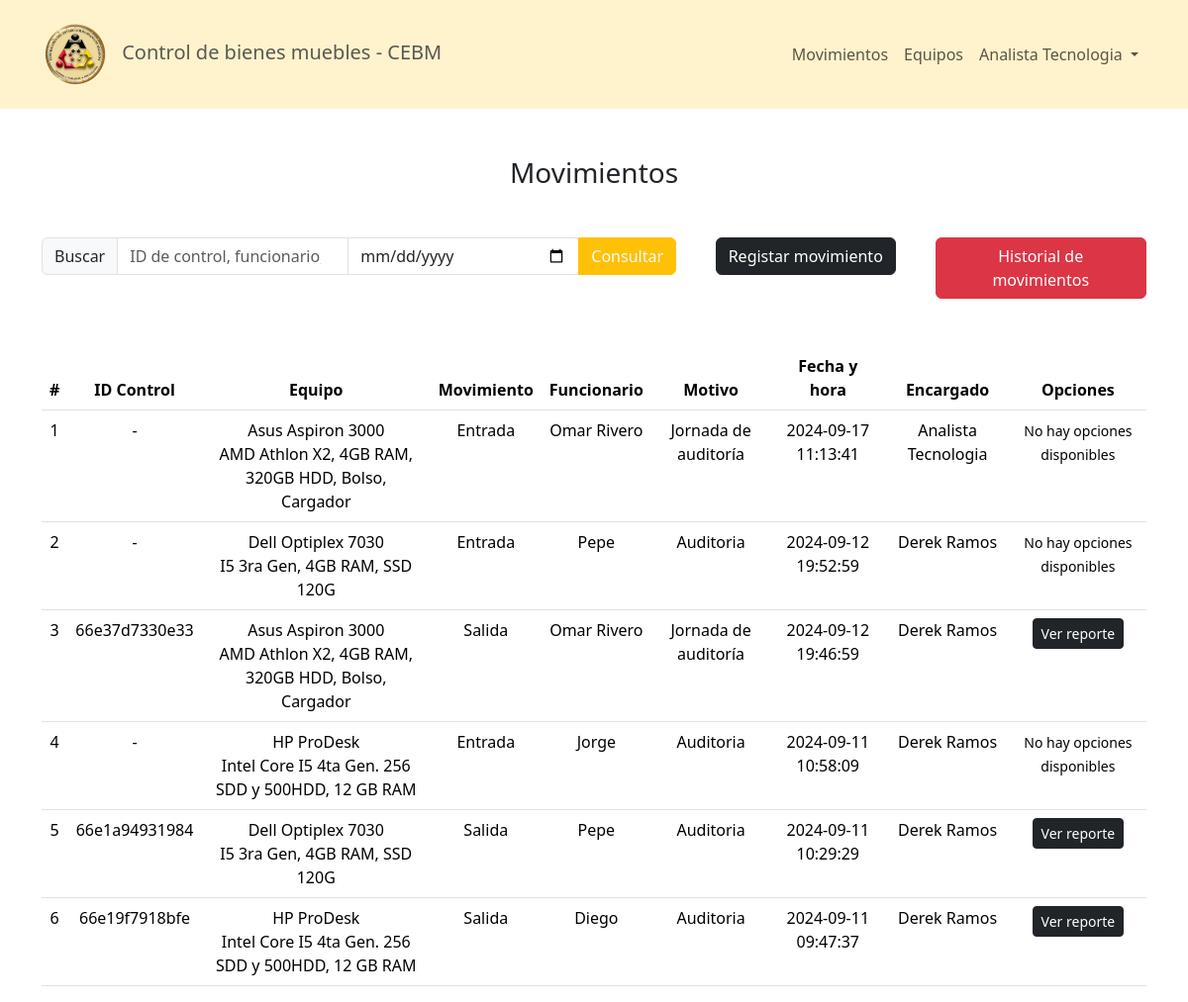
The app's page /pages/movimientos.php (signed in) with its own data.
### tables this page shows
CREATE TABLE `movimientos` (
  `id` int(11) NOT NULL,
  `equipo` int(11) NOT NULL,
  `usuario` int(11) NOT NULL,
  `type` tinyint(4) NOT NULL,
  `funcionario` varchar(80) NOT NULL,
  `motivo` varchar(80) NOT NULL,
  `date` datetime NOT NULL DEFAULT current_timestamp(),
  `observaciones` varchar(255) NOT NULL,
  `n_control` varchar(50) DEFAULT NULL,
  `defeated` tinyint(4) NOT NULL
);

CREATE TABLE `equipos` (
  `id` int(11) NOT NULL,
  `equipo` varchar(80) NOT NULL,
  `descripcion` varchar(255) NOT NULL,
  `n_bien` varchar(8) NOT NULL,
  `disponible` tinyint(4) NOT NULL,
  `estatus` int(11) NOT NULL,
  `activo` tinyint(4) NOT NULL
);

CREATE TABLE `usuarios` (
  `id` int(11) NOT NULL,
  `nombre` varchar(40) NOT NULL,
  `apellido` varchar(40) NOT NULL,
  `ci` varchar(8) NOT NULL,
  `departamento` int(11) NOT NULL,
  `rol` tinyint(4) NOT NULL,
  `estatus` tinyint(4) NOT NULL,
  `username` varchar(30) NOT NULL,
  `password` varchar(256) NOT NULL
);

### pages/movimientos.php (the view, shortened to what this page needs)
<?php
require('../config/conex.php');
?>
<?php include('../config/Header.php'); ?>
<?php include('../config/NavBar.php'); ?>
<section class="mt-5">
    <h3 class="text-center">Movimientos</h3>
    <div class="container mt-5">
        <div class="d-flex row justify-content-between text-center">
            <div class="col-sm-7">
                <form action="" method="POST" autocomplete="off">
                    <div class="input-group">
                        <?php
                            if($_SERVER['REQUEST_METHOD'] == 'POST') {
                        ?>
                            <a class="input-group-text text-decoration-none bg-secondary text-light" href="movimientos.php" id="basic-addon2">< Volver</a>
                        <?php } else { ?>
                        <span class="input-group-text" id="basic-addon2">Buscar</span>
                        <?php } ?>
                        <input type="search" name="search" class="form-control" placeholder="ID de control, funcionario, motivo">
                        <input type="date" name="date" class="form-control" placeholder="Fecha">
                        <button class="btn btn-warning text-light" type="submit" id="button-addon2">Consultar</button>
                    </div>
                </form>
            </div>
            <?php
                if($_SESSION['rol'] != 3){
            ?>
            <div class="col-sm">
                <button class="btn btn-dark" data-bs-toggle="modal" data-bs-target="#movimiento">Registar movimiento</button>
            </div>
            <div class="col-sm">
                <button class="btn btn-danger" type="button" data-bs-toggle="modal" data-bs-target="#reporte_movements_modal">
                    Historial de movimientos
                </button>
            </div>
            <?php
                }
            ?>
        </div>
    </div>
    <div class="container d-flex justify-content-center mt-5">
        <table class="table table-hover text-center">
            <thead>
                <tr>
                    <th scope="col">#</th>
                    <th scope="col">ID Control</th>
                    <th scope="col">Equipo</th>
                    <th scope="col">Movimiento</th>
                    <th scope="col">Funcionario</th>
                    <th scope="col">Motivo</th>
                    <th scope="col">Fecha y hora</th>
                    <th scope="col">Encargado</th>
                    <th scope="col">Opciones</th>
                </tr>
            </thead>
            <tbody>
            <?php
                $contador = 1;
                if($_SERVER['REQUEST_METHOD'] == 'POST') {
                    $search = $_POST['search'];
                    $date = $_POST['date'];
                    $sql = "SELECT * FROM movimientos WHERE 1=1";
                    if (!empty($search)) {
                        $sql .= " AND (n_control LIKE '%$search%' OR motivo LIKE '%$search%' OR cargo LIKE '%$search%' OR funcionario LIKE '%$search%')";
                    }
                    if (!empty($date)) {
                        $sql .= " AND date LIKE '%$date%'";
                    }
                } else {
                    $sql = "SELECT * FROM movimientos ORDER BY id DESC";
                }
                $res = $conn->query($sql);
                if($res != null) {
                    if($res->num_rows > 0){
                        while ($row = mysqli_fetch_array($res)) {
            ?>
                <tr>
                    <td><?php echo ($contador); ?></td>
                    <td><?php if($row[8] != "") echo ($row[8]); else echo ("-") ?></td>
                    <td>
                        <?php
                            $equipo = $row[1];
                            $res2 = mysqli_query($conn, "SELECT * FROM equipos WHERE id = '$equipo'");
                            $row2 = mysqli_fetch_array($res2);
                            echo ($row2[1] . "<br>" . $row2[2]);
                        ?>
                    </td>
                    <td>
                        <?php
                           if ($row[3] == 0) {
                               echo ("Salida");
                           } else {
                               echo ("Entrada");
                           }
                        ?>
                    </td>
                    <td><?php echo ($row[4]); ?></td>
                    <td><?php echo ($row[5]); ?></td>
                    <td><?php echo ($row[6]); ?></td>
                    <td>
                        <?php
                            $user = $row[2];
                            $res3 = mysqli_query($conn, "SELECT * FROM usuarios WHERE id = '$user'");
                            $row3 = mysqli_fetch_array($res3);
                            echo ($row3[1] . " " . $row3[2]);
                        ?>
                    </td>
                    <td>
                        <?php
                           if ($row[3] == 0) {
                        ?>
                        <a class="btn btn-sm btn-dark" href="../services/reports/report_movement.php?id=<?php echo $row[0]; ?>" target="_blank">Ver reporte</a>
                        <?php } else {?>
                            <small>No hay opciones disponibles</small>
                        <?php } ?>
                    </td>
                </tr>
            <?php
                $contador++;
                }}} ?>
            </tbody>
        </table>
    </div>
</section>
<?php
    include('../config/FooterHtml.php');
?>

### config/Header.php (shortened to what this page needs)
<!doctype html>
    <html lang="es">
    <head>
        <link rel="stylesheet" href="../src/global.css">
        <link rel="stylesheet" href="../bootstrap/css/bootstrap.min.css">
    </head>
    <body>

### config/NavBar.php (shortened to what this page needs)
<?php
    $nombre = $_SESSION['nombre'];
    $apellido = $_SESSION['apellido'];
?>
<header>
    <nav class="navbar navbar-expand-md bg-warning-subtle p-3">
        <div class="container">
            <span class="navbar-brand text-muted">
                <img src="../src/assets/Logo-CEBM-270x270.png" style="height: 68px;" alt="Logo CEBM" class="d-inline-block align-text-center me-2">
                Control de bienes muebles - CEBM
            </span>
            <div class="d-flex">
                <div class="collapse navbar-collapse" id="navbarNav">
                    <div class="d-flex">
                        <ul class="navbar-nav">
                            <li class="nav-item">
                                <a class="nav-link" href="movimientos.php">Movimientos</a>
                            </li>
                            <li class="nav-item">
                                <a class="nav-link" href="equipos.php">Equipos</a>
                            </li>
                            <li class="nav-item dropdown">
                                <button class="nav-link dropdown-toggle" data-bs-toggle="dropdown" aria-expanded="false">
                                    <?php echo $nombre.' '.$apellido; ?>
                                </button>
                            </li>
                        </ul>
                    </div>
                </div>
            </div>
        </div>
    </nav>
</header>

### config/FooterHtml.php (shortened to what this page needs)
    </body>
</html>

### src/global.css (style rules this page uses)
* { font-family: system-ui, sans-serif; box-sizing: border-box; margin: 0; }

### records on screen
movimientos: equipo.equipo "Asus Aspiron 3000", equipo.descripcion "AMD Athlon X2, 4GB RAM, 320GB HDD, Bolso, Cargador", type "Entrada", funcionario "Omar Rivero", motivo "Jornada de auditoría", date "2024-09-17 11:13:41", usuario.nombre "Analista", usuario.apellido "Tecnologia"
movimientos: equipo.equipo "Dell Optiplex 7030", equipo.descripcion "I5 3ra Gen, 4GB RAM, SSD 120G", type "Entrada", funcionario "Pepe", motivo "Auditoria", date "2024-09-12 19:52:59", usuario.nombre "Derek", usuario.apellido "Ramos"
movimientos: n_control "66e37d7330e33", equipo.equipo "Asus Aspiron 3000", equipo.descripcion "AMD Athlon X2, 4GB RAM, 320GB HDD, Bolso, Cargador", type "Salida", funcionario "Omar Rivero", motivo "Jornada de auditoría", date "2024-09-12 19:46:59", usuario.nombre "Derek", usuario.apellido "Ramos"
movimientos: equipo.equipo "HP ProDesk", equipo.descripcion "Intel Core I5 4ta Gen. 256 SDD y 500HDD, 12 GB RAM", type "Entrada", funcionario "Jorge", motivo "Auditoria", date "2024-09-11 10:58:09", usuario.nombre "Derek", usuario.apellido "Ramos"
movimientos: n_control "66e1a94931984", equipo.equipo "Dell Optiplex 7030", equipo.descripcion "I5 3ra Gen, 4GB RAM, SSD 120G", type "Salida", funcionario "Pepe", motivo "Auditoria", date "2024-09-11 10:29:29", usuario.nombre "Derek", usuario.apellido "Ramos"
movimientos: n_control "66e19f7918bfe", equipo.equipo "HP ProDesk", equipo.descripcion "Intel Core I5 4ta Gen. 256 SDD y 500HDD, 12 GB RAM", type "Salida", funcionario "Diego", motivo "Auditoria", date "2024-09-11 09:47:37", usuario.nombre "Derek", usuario.apellido "Ramos"

### other values on screen
$nombre "Analista"
$apellido "Tecnologia"
